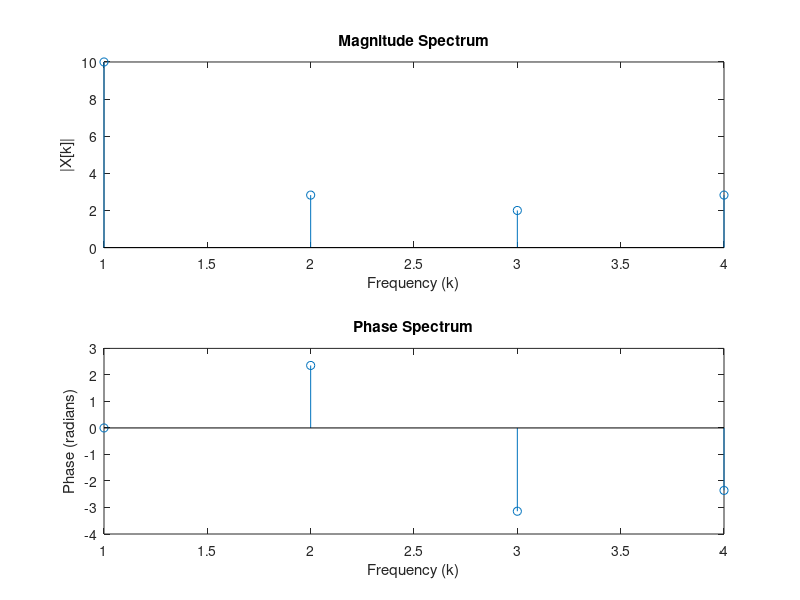

The MATLAB source for this figure:
% Input signal
x = [1, 2, 3, 4];

% Number of samples
N = length(x);

% Initialize the output DFT vector
X = zeros(1, N);

% Calculate the DFT
for k = 1:N
    for n = 1:N
        X(k) = X(k) + x(n) * exp(-1i * 2 * pi * (k - 1) * (n - 1) / N);
    end
end

% Plot the magnitude and phase spectra
subplot(2, 1, 1);
stem(abs(X));
title('Magnitude Spectrum');
xlabel('Frequency (k)');
ylabel('|X[k]|');

subplot(2, 1, 2);
stem(angle(X));
title('Phase Spectrum');
xlabel('Frequency (k)');
ylabel('Phase (radians)');
